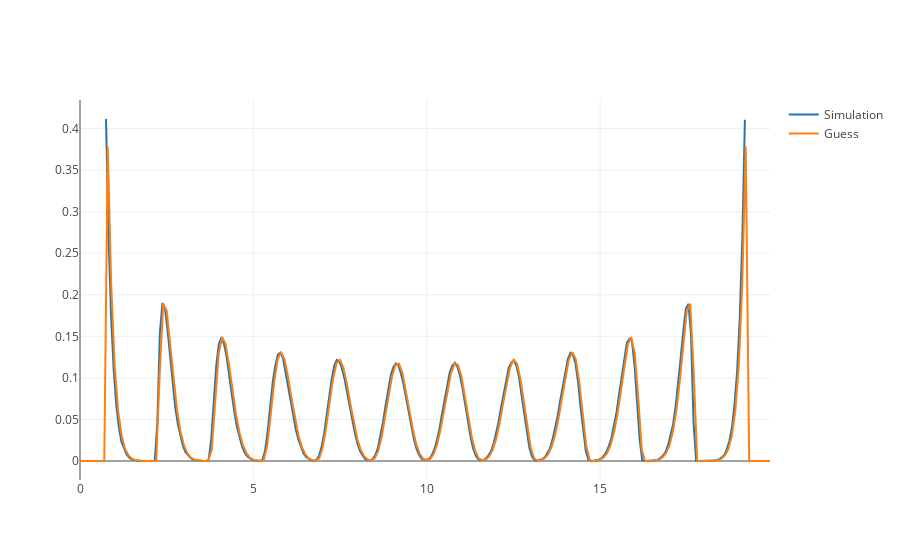

The code cell stored with this chart in its notebook:
### Code cell
py.iplot([Scatter(x=bins, y=hist, name="Simulation"), Scatter(x=xs, y=ys, name="Guess")])

### Figure 1 — Plotly figure (JSON) as saved in the notebook; plotly's stock layout.template omitted (floating-point values rounded to 4 significant figures; data arrays with more than 128 entries replaced by an {"elided": "..."} marker saying what was removed)
{"data": [{"name": "Simulation", "type": "scatter", "x": {"elided": "251 float values"}, "y": {"elided": "250 float values"}}, {"name": "Guess", "type": "scatter", "x": {"elided": "200 float values"}, "y": {"elided": "200 float values"}}], "layout": {}}
